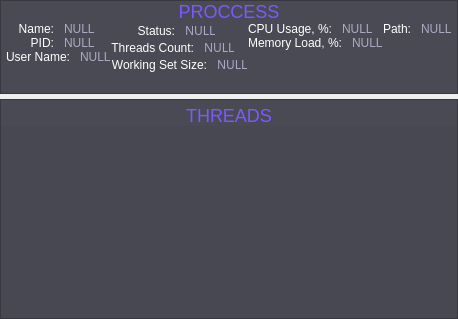
       <widget class="QWidget" name="pageDSApplication">
        <layout class="QGridLayout" name="gridLayoutDSApplication">
         <property name="leftMargin">
          <number>0</number>
         </property>
         <property name="topMargin">
          <number>0</number>
         </property>
         <property name="rightMargin">
          <number>0</number>
         </property>
         <property name="bottomMargin">
          <number>0</number>
         </property>
         <property name="spacing">
          <number>0</number>
         </property>
         <item row="0" column="0">
          <layout class="QVBoxLayout" name="verticalLayoutCentre" stretch="0,1">
           <property name="spacing">
            <number>5</number>
           </property>
           <item>
            <widget class="QFrame" name="frameTop_2">
             <property name="styleSheet">
              <string notr="true">background-color: rgb(73, 74, 83);</string>
             </property>
             <property name="frameShape">
              <enum>QFrame::StyledPanel</enum>
             </property>
             <property name="frameShadow">
              <enum>QFrame::Raised</enum>
             </property>
             <layout class="QGridLayout" name="gridLayoutFrameTop">
              <property name="leftMargin">
               <number>0</number>
              </property>
              <property name="topMargin">
               <number>0</number>
              </property>
              <property name="rightMargin">
               <number>0</number>
              </property>
              <property name="bottomMargin">
               <number>0</number>
              </property>
              <property name="spacing">
               <number>0</number>
              </property>
              <item row="0" column="0">
               <layout class="QVBoxLayout" name="verticalLayoutTop">
                <property name="spacing">
                 <number>0</number>
                </property>
                <item>
                 <widget class="QLabel" name="labelTitleProcess">
                  <property name="font">
                   <font>
                    <pointsize>-1</pointsize>
                   </font>
                  </property>
                  <property name="styleSheet">
                   <string notr="true">font-size: 18px;
line-height: 23px;
border: none;
color: #7B59FF;</string>
                  </property>
                  <property name="text">
                   <string>PROCCESS</string>
                  </property>
                  <property name="alignment">
                   <set>Qt::AlignCenter</set>
                  </property>
                 </widget>
                </item>
                <item>
                 <layout class="QGridLayout" name="gridLayoutDown_2">
                  <item row="0" column="1">
                   <layout class="QVBoxLayout" name="verticalLayout_1">
                    <property name="spacing">
                     <number>0</number>
                    </property>
                    <item>
                     <layout class="QHBoxLayout" name="horizontalLayoutName">
                      <property name="spacing">
                       <number>10</number>
                      </property>
                      <item>
                       <widget class="QLabel" name="labelName">
                        <property name="styleSheet">
                         <string notr="true">font-size: 12px;
line-height: 15px;
border: none;
color: #FFFFFF;</string>
                        </property>
                        <property name="text">
                         <string>Name:</string>
                        </property>
                        <property name="alignment">
                         <set>Qt::AlignRight|Qt::AlignTrailing|Qt::AlignVCenter</set>
                        </property>
                       </widget>
                      </item>
                      <item>
                       <widget class="QLabel" name="labelNameText">
                        <property name="styleSheet">
                         <string notr="true">font-size: 12px;
line-height: 15px;
border: none;
color: #AAAAC5;</string>
                        </property>
                        <property name="text">
                         <string>NULL</string>
                        </property>
                       </widget>
                      </item>
                     </layout>
                    </item>
                    <item>
                     <layout class="QHBoxLayout" name="horizontalLayoutPID">
                      <property name="spacing">
                       <number>10</number>
                      </property>
                      <item>
                       <widget class="QLabel" name="labelPID">
                        <property name="styleSheet">
                         <string notr="true">font-size: 12px;
line-height: 15px;
border: none;
color: #FFFFFF;</string>
                        </property>
                        <property name="text">
                         <string>PID:</string>
                        </property>
                        <property name="alignment">
                         <set>Qt::AlignRight|Qt::AlignTrailing|Qt::AlignVCenter</set>
                        </property>
                       </widget>
                      </item>
                      <item>
                       <widget class="QLabel" name="labelPIDText">
                        <property name="styleSheet">
                         <string notr="true">font-size: 12px;
line-height: 15px;
border: none;
color: #AAAAC5;

</string>
                        </property>
                        <property name="text">
                         <string>NULL</string>
                        </property>
                       </widget>
                      </item>
                     </layout>
                    </item>
                    <item>
                     <layout class="QHBoxLayout" name="horizontalLayoutUserName">
                      <property name="spacing">
                       <number>10</number>
                      </property>
                      <item>
                       <widget class="QLabel" name="labelUserName">
                        <property name="styleSheet">
                         <string notr="true">font-size: 12px;
line-height: 15px;
border: none;
color: #FFFFFF;</string>
                        </property>
                        <property name="text">
                         <string>User Name:</string>
                        </property>
                        <property name="alignment">
                         <set>Qt::AlignRight|Qt::AlignTrailing|Qt::AlignVCenter</set>
                        </property>
                       </widget>
                      </item>
                      <item>
                       <widget class="QLabel" name="labelUserNameText">
                        <property name="styleSheet">
                         <string notr="true">font-size: 12px;
line-height: 15px;
border: none;
color: #AAAAC5;</string>
                        </property>
                        <property name="text">
                         <string>NULL</string>
                        </property>
                       </widget>
                      </item>
                     </layout>
                    </item>
                    <item>
                     <spacer name="verticalSpacer_1">
                      <property name="orientation">
                       <enum>Qt::Vertical</enum>
                      </property>
                      <property name="sizeType">
                       <enum>QSizePolicy::Expanding</enum>
                      </property>
                      <property name="sizeHint" stdset="0">
                       <size>
                        <width>20</width>
                        <height>0</height>
                       </size>
                      </property>
                     </spacer>
                    </item>
                   </layout>
                  </item>
                  <item row="0" column="2">
                   <layout class="QVBoxLayout" name="verticalLayout_2">
                    <property name="spacing">
                     <number>0</number>
                    </property>
                    <item>
                     <layout class="QHBoxLayout" name="horizontalLayoutStatus">
                      <property name="spacing">
                       <number>10</number>
                      </property>
                      <item>
                       <widget class="QLabel" name="labelStatus">
                        <property name="styleSheet">
                         <string notr="true">font-size: 12px;
line-height: 15px;
border: none;
color: #FFFFFF;</string>
                        </property>
                        <property name="text">
                         <string>Status:</string>
                        </property>
                        <property name="alignment">
                         <set>Qt::AlignRight|Qt::AlignTrailing|Qt::AlignVCenter</set>
                        </property>
                       </widget>
                      </item>
                      <item>
                       <widget class="QLabel" name="labelStatusText">
                        <property name="styleSheet">
                         <string notr="true">font-family: Source Sans Pro;
font-style: normal;
font-weight: normal;
font-size: 12px;
line-height: 15px;
border: none;
color: #AAAAC5;

</string>
                        </property>
                        <property name="text">
                         <string>NULL</string>
                        </property>
                       </widget>
                      </item>
                     </layout>
                    </item>
                    <item>
                     <layout class="QHBoxLayout" name="horizontalLayoutThreadsCount">
                      <property name="spacing">
                       <number>10</number>
                      </property>
                      <item>
                       <widget class="QLabel" name="labelThreadsCount">
                        <property name="styleSheet">
                         <string notr="true">font-size: 12px;
line-height: 15px;
border: none;
color: #FFFFFF;</string>
                        </property>
                        <property name="text">
                         <string>Threads Count:</string>
                        </property>
                        <property name="alignment">
                         <set>Qt::AlignRight|Qt::AlignTrailing|Qt::AlignVCenter</set>
                        </property>
                       </widget>
                      </item>
                      <item>
                       <widget class="QLabel" name="labelThreadsCountText">
                        <property name="styleSheet">
                         <string notr="true">font-family: Source Sans Pro;
font-style: normal;
font-weight: normal;
font-size: 12px;
line-height: 15px;
border: none;
color: #AAAAC5;

</string>
                        </property>
                        <property name="text">
                         <string>NULL</string>
                        </property>
                       </widget>
                      </item>
                     </layout>
                    </item>
                    <item>
                     <layout class="QHBoxLayout" name="horizontalLayoutWorkingSetSize">
                      <property name="spacing">
                       <number>10</number>
                      </property>
                      <item>
                       <widget class="QLabel" name="labelWorkingSetSize">
                        <property name="styleSheet">
                         <string notr="true">font-size: 12px;
line-height: 15px;
border: none;
color: #FFFFFF;</string>
                        </property>
                        <property name="text">
                         <string>Working Set Size:</string>
                        </property>
                        <property name="alignment">
                         <set>Qt::AlignRight|Qt::AlignTrailing|Qt::AlignVCenter</set>
                        </property>
                       </widget>
                      </item>
                      <item>
                       <widget class="QLabel" name="labelWorkingSetSizeText">
                        <property name="styleSheet">
                         <string notr="true">font-family: Source Sans Pro;
font-style: normal;
font-weight: normal;
font-size: 12px;
line-height: 15px;
border: none;
color: #AAAAC5;

</string>
                        </property>
                        <property name="text">
                         <string>NULL</string>
                        </property>
                       </widget>
                      </item>
                     </layout>
                    </item>
                    <item>
                     <spacer name="verticalSpacer_2">
                      <property name="orientation">
                       <enum>Qt::Vertical</enum>
                      </property>
                      <property name="sizeType">
                       <enum>QSizePolicy::Expanding</enum>
                      </property>
                      <property name="sizeHint" stdset="0">
                       <size>
                        <width>20</width>
                        <height>0</height>
                       </size>
                      </property>
                     </spacer>
                    </item>
                   </layout>
                  </item>
                  <item row="0" column="3">
                   <layout class="QVBoxLayout" name="verticalLayout_3">
                    <property name="spacing">
                     <number>0</number>
                    </property>
                    <item>
                     <layout class="QHBoxLayout" name="horizontalLayoutCPUUsage">
                      <property name="spacing">
                       <number>10</number>
                      </property>
                      <item>
                       <widget class="QLabel" name="labelCPUUsage_2">
                        <property name="styleSheet">
                         <string notr="true">font-size: 12px;
line-height: 15px;
border: none;
color: #FFFFFF;</string>
                        </property>
                        <property name="text">
                         <string>CPU Usage, %:</string>
                        </property>
                        <property name="alignment">
                         <set>Qt::AlignRight|Qt::AlignTrailing|Qt::AlignVCenter</set>
                        </property>
                       </widget>
                      </item>
                      <item>
                       <widget class="QLabel" name="labelCPUUsageAppText">
                        <property name="styleSheet">
                         <string notr="true">font-size: 12px;
line-height: 15px;
border: none;
color: #AAAAC5;</string>
                        </property>
                        <property name="text">
                         <string>NULL</string>
                        </property>
                       </widget>
                      </item>
                     </layout>
                    </item>
                    <item>
                     <layout class="QHBoxLayout" name="horizontalLayoutMemoryLoad_2">
                      <property name="spacing">
                       <number>10</number>
                      </property>
                      <item>
                       <widget class="QLabel" name="labelMemoryLoad_2">
                        <property name="styleSheet">
                         <string notr="true">font-size: 12px;
line-height: 15px;
border: none;
color: #FFFFFF;</string>
                        </property>
                        <property name="text">
                         <string>Memory Load, %:</string>
                        </property>
                        <property name="alignment">
                         <set>Qt::AlignRight|Qt::AlignTrailing|Qt::AlignVCenter</set>
                        </property>
                       </widget>
                      </item>
                      <item>
                       <widget class="QLabel" name="labelMemoryLoadAppText">
                        <property name="styleSheet">
                         <string notr="true">font-size: 12px;
line-height: 15px;
border: none;
color: #AAAAC5;</string>
                        </property>
                        <property name="text">
                         <string>NULL</string>
                        </property>
                       </widget>
                      </item>
                     </layout>
                    </item>
                    <item>
                     <spacer name="verticalSpacer_3">
                      <property name="orientation">
                       <enum>Qt::Vertical</enum>
                      </property>
                      <property name="sizeType">
                       <enum>QSizePolicy::Expanding</enum>
                      </property>
                      <property name="sizeHint" stdset="0">
                       <size>
                        <width>20</width>
                        <height>0</height>
                       </size>
                      </property>
                     </spacer>
                    </item>
                   </layout>
                  </item>
                  <item row="0" column="4">
                   <layout class="QVBoxLayout" name="verticalLayout_4">
                    <property name="spacing">
                     <number>0</number>
                    </property>
                    <item>
                     <layout class="QHBoxLayout" name="horizontalLayoutPath">
                      <property name="spacing">
                       <number>10</number>
                      </property>
                      <item>
                       <widget class="QLabel" name="labePath">
                        <property name="styleSheet">
                         <string notr="true">font-size: 12px;
line-height: 15px;
border: none;
color: #FFFFFF;</string>
                        </property>
                        <property name="text">
                         <string>Path:</string>
                        </property>
                        <property name="alignment">
                         <set>Qt::AlignRight|Qt::AlignTop|Qt::AlignTrailing</set>
                        </property>
                       </widget>
                      </item>
                      <item>
                       <widget class="QLabel" name="labelPathText">
                        <property name="styleSheet">
                         <string notr="true">font-size: 12px;
line-height: 15px;
border: none;
color: #AAAAC5;</string>
                        </property>
                        <property name="text">
                         <string>NULL</string>
                        </property>
                        <property name="wordWrap">
                         <bool>true</bool>
                        </property>
                       </widget>
                      </item>
                     </layout>
                    </item>
                    <item>
                     <spacer name="verticalSpacer_4">
                      <property name="orientation">
                       <enum>Qt::Vertical</enum>
                      </property>
                      <property name="sizeType">
                       <enum>QSizePolicy::Expanding</enum>
                      </property>
                      <property name="sizeHint" stdset="0">
                       <size>
                        <width>20</width>
                        <height>0</height>
                       </size>
                      </property>
                     </spacer>
                    </item>
                   </layout>
                  </item>
                  <item row="0" column="0">
                   <spacer name="horizontalSpacer">
                    <property name="orientation">
                     <enum>Qt::Horizontal</enum>
                    </property>
                    <property name="sizeType">
                     <enum>QSizePolicy::Maximum</enum>
                    </property>
                    <property name="sizeHint" stdset="0">
                     <size>
                      <width>5</width>
                      <height>5</height>
                     </size>
                    </property>
                   </spacer>
                  </item>
                  <item row="0" column="5">
                   <spacer name="horizontalSpacer_2">
                    <property name="orientation">
                     <enum>Qt::Horizontal</enum>
                    </property>
                    <property name="sizeType">
                     <enum>QSizePolicy::Maximum</enum>
                    </property>
                    <property name="sizeHint" stdset="0">
                     <size>
                      <width>5</width>
                      <height>5</height>
                     </size>
                    </property>
                   </spacer>
                  </item>
                 </layout>
                </item>
                <item>
                 <spacer name="verticalSpacer_6">
                  <property name="orientation">
                   <enum>Qt::Vertical</enum>
                  </property>
                  <property name="sizeType">
                   <enum>QSizePolicy::Maximum</enum>
                  </property>
                  <property name="sizeHint" stdset="0">
                   <size>
                    <width>20</width>
                    <height>20</height>
                   </size>
                  </property>
                 </spacer>
                </item>
               </layout>
              </item>
             </layout>
            </widget>
           </item>
           <item>
            <widget class="QFrame" name="frameDown_2">
             <property name="styleSheet">
              <string notr="true">background-color: rgb(73, 74, 83);</string>
             </property>
             <property name="frameShape">
              <enum>QFrame::StyledPanel</enum>
             </property>
             <property name="frameShadow">
              <enum>QFrame::Raised</enum>
             </property>
             <layout class="QGridLayout" name="gridLayoutFrameDown">
              <property name="leftMargin">
               <number>0</number>
              </property>
              <property name="topMargin">
               <number>0</number>
              </property>
              <property name="rightMargin">
               <number>0</number>
              </property>
              <property name="bottomMargin">
               <number>0</number>
              </property>
              <property name="spacing">
               <number>0</number>
              </property>
              <item row="0" column="0">
               <layout class="QVBoxLayout" name="verticalLayout_5">
                <property name="spacing">
                 <number>0</number>
                </property>
                <property name="topMargin">
                 <number>5</number>
                </property>
                <item>
                 <widget class="QLabel" name="labelThreadTitle">
                  <property name="styleSheet">
                   <string notr="true">font-size: 18px;
line-height: 23px;
border: none;
color: #7B59FF;</string>
                  </property>
                  <property name="text">
                   <string>THREADS</string>
                  </property>
                  <property name="alignment">
                   <set>Qt::AlignCenter</set>
                  </property>
                 </widget>
                </item>
                <item>
                 <widget class="QTableView" name="tableViewThreads">
                  <property name="styleSheet">
                   <string notr="true">/* Rectangle 5 */


width: 736px;
height: 608px;

background: #484853;
border: 0px solid #33333A;
color: #FFFFFF;</string>
                  </property>
                 </widget>
                </item>
               </layout>
              </item>
             </layout>
            </widget>
           </item>
          </layout>
         </item>
        </layout>
       </widget>
